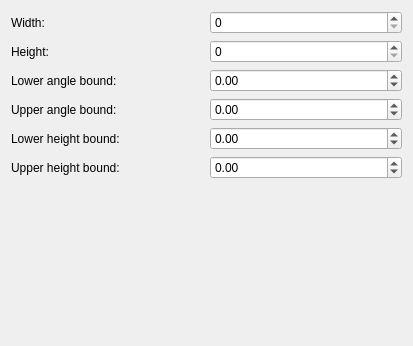
<?xml version="1.0" encoding="UTF-8"?>
<ui version="4.0">
 <class>CylinderOutput</class>
 <widget class="QWidget" name="CylinderOutput">
  <property name="geometry">
   <rect>
    <x>0</x>
    <y>0</y>
    <width>413</width>
    <height>346</height>
   </rect>
  </property>
  <property name="windowTitle">
   <string>Form</string>
  </property>
  <layout class="QVBoxLayout" name="verticalLayout">
   <item>
    <layout class="QGridLayout" name="gridLayout_3">
     <item row="0" column="0">
      <widget class="QLabel" name="label_5">
       <property name="text">
        <string>Width:</string>
       </property>
      </widget>
     </item>
     <item row="1" column="0">
      <widget class="QLabel" name="label_6">
       <property name="text">
        <string>Height:</string>
       </property>
      </widget>
     </item>
     <item row="2" column="0">
      <widget class="QLabel" name="label">
       <property name="text">
        <string>Lower angle bound:</string>
       </property>
      </widget>
     </item>
     <item row="3" column="0">
      <widget class="QLabel" name="label_2">
       <property name="text">
        <string>Upper angle bound:</string>
       </property>
      </widget>
     </item>
     <item row="4" column="0">
      <widget class="QLabel" name="label_3">
       <property name="text">
        <string>Lower height bound:</string>
       </property>
      </widget>
     </item>
     <item row="5" column="0">
      <widget class="QLabel" name="label_4">
       <property name="text">
        <string>Upper height bound:</string>
       </property>
      </widget>
     </item>
     <item row="0" column="1">
      <widget class="QSpinBox" name="imageWidth">
       <property name="maximum">
        <number>8192</number>
       </property>
      </widget>
     </item>
     <item row="1" column="1">
      <widget class="QSpinBox" name="imageHeight">
       <property name="maximum">
        <number>8192</number>
       </property>
      </widget>
     </item>
     <item row="2" column="1">
      <widget class="QDoubleSpinBox" name="loverAngleBound">
       <property name="minimum">
        <double>-360.000000000000000</double>
       </property>
       <property name="maximum">
        <double>360.000000000000000</double>
       </property>
      </widget>
     </item>
     <item row="3" column="1">
      <widget class="QDoubleSpinBox" name="upperAngleBound">
       <property name="minimum">
        <double>-360.000000000000000</double>
       </property>
       <property name="maximum">
        <double>360.000000000000000</double>
       </property>
      </widget>
     </item>
     <item row="4" column="1">
      <widget class="QDoubleSpinBox" name="lowerHeightBound">
       <property name="minimum">
        <double>-1.000000000000000</double>
       </property>
       <property name="maximum">
        <double>1.000000000000000</double>
       </property>
       <property name="singleStep">
        <double>0.010000000000000</double>
       </property>
      </widget>
     </item>
     <item row="5" column="1">
      <widget class="QDoubleSpinBox" name="upperHeightBound">
       <property name="minimum">
        <double>-1.000000000000000</double>
       </property>
       <property name="maximum">
        <double>1.000000000000000</double>
       </property>
       <property name="singleStep">
        <double>0.010000000000000</double>
       </property>
      </widget>
     </item>
    </layout>
   </item>
   <item>
    <widget class="QWidget" name="gradient" native="true"/>
   </item>
   <item>
    <spacer name="verticalSpacer">
     <property name="orientation">
      <enum>Qt::Vertical</enum>
     </property>
     <property name="sizeHint" stdset="0">
      <size>
       <width>20</width>
       <height>40</height>
      </size>
     </property>
    </spacer>
   </item>
  </layout>
 </widget>
 <resources/>
 <connections/>
</ui>
